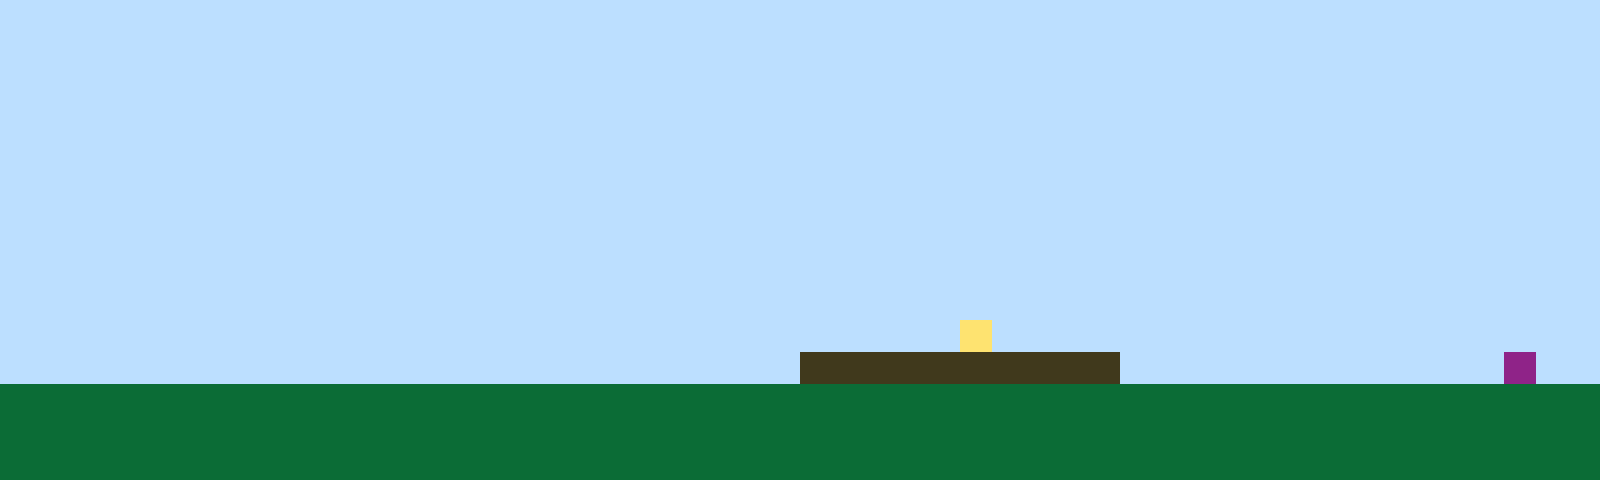

Below is a game level as drawn by its tile map, then a one-line description and the .tmx file that defines it, in full:
An orthogonal 50x15 tile map with 32x32 px tiles, 1 tile layer (Tile Layer 1).

<map version="1.10" tiledversion="1.11.2" orientation="orthogonal" renderorder="right-up" width="50" height="15" tilewidth="32" tileheight="32" infinite="0" nextlayerid="2" nextobjectid="1"><editorsettings><export target="map1.csv" format="csv" /></editorsettings><tileset firstgid="1" name="sprites" tilewidth="32" tileheight="32" tilecount="6" columns="3"><image source="sprites.png" width="96" height="64" /></tileset><layer id="1" name="Tile Layer 1" width="50" height="15"><data encoding="csv">1,1,1,1,1,1,1,1,1,1,1,1,1,1,1,1,1,1,1,1,1,1,1,1,1,1,1,1,1,1,1,1,1,1,1,1,1,1,1,1,1,1,1,1,1,1,1,1,1,1,1,1,1,1,1,1,1,1,1,1,1,1,1,1,1,1,1,1,1,1,1,1,1,1,1,1,1,1,1,1,1,1,1,1,1,1,1,1,1,1,1,1,1,1,1,1,1,1,1,1,1,1,1,1,1,1,1,1,1,1,1,1,1,1,1,1,1,1,1,1,1,1,1,1,1,1,1,1,1,1,1,1,1,1,1,1,1,1,1,1,1,1,1,1,1,1,1,1,1,1,1,1,1,1,1,1,1,1,1,1,1,1,1,1,1,1,1,1,1,1,1,1,1,1,1,1,1,1,1,1,1,1,1,1,1,1,1,1,1,1,1,1,1,1,1,1,1,1,1,1,1,1,1,1,1,1,1,1,1,1,1,1,1,1,1,1,1,1,1,1,1,1,1,1,1,1,1,1,1,1,1,1,1,1,1,1,1,1,1,1,1,1,1,1,1,1,1,1,1,1,1,1,1,1,1,1,1,1,1,1,1,1,1,1,1,1,1,1,1,1,1,1,1,1,1,1,1,1,1,1,1,1,1,1,1,1,1,1,1,1,1,1,1,1,1,1,1,1,1,1,1,1,1,1,1,1,1,1,1,1,1,1,1,1,1,1,1,1,1,1,1,1,1,1,1,1,1,1,1,1,1,1,1,1,1,1,1,1,1,1,1,1,1,1,1,1,1,1,1,1,1,1,1,1,1,1,1,1,1,1,1,1,1,1,1,1,1,1,1,1,1,1,1,1,1,1,1,1,1,1,1,1,1,1,1,1,1,1,1,1,1,1,1,1,1,1,1,1,1,1,1,1,1,1,1,1,1,1,1,1,1,1,1,1,1,1,1,1,1,1,1,1,1,1,1,1,1,1,1,1,1,1,1,1,1,1,1,1,1,1,1,1,1,1,1,1,1,1,1,1,1,1,1,1,1,1,1,1,1,1,1,1,1,1,1,1,1,1,1,1,1,1,1,1,1,1,1,1,1,1,1,1,1,1,1,1,1,1,1,1,1,1,1,1,1,1,1,1,1,1,1,1,1,1,1,1,1,1,1,1,1,1,1,1,1,1,1,1,1,1,1,1,1,1,1,1,1,1,1,1,4,1,1,1,1,1,1,1,1,1,1,1,1,1,1,1,1,1,1,1,1,1,1,1,1,1,1,1,1,1,1,1,1,1,1,1,1,1,1,1,1,1,1,1,1,3,3,3,3,3,3,3,3,3,3,1,1,1,1,1,1,1,1,1,1,1,1,6,1,1,2,2,2,2,2,2,2,2,2,2,2,2,2,2,2,2,2,2,2,2,2,2,2,2,2,2,2,2,2,2,2,2,2,2,2,2,2,2,2,2,2,2,2,2,2,2,2,2,2,2,2,2,2,2,2,2,2,2,2,2,2,2,2,2,2,2,2,2,2,2,2,2,2,2,2,2,2,2,2,2,2,2,2,2,2,2,2,2,2,2,2,2,2,2,2,2,2,2,2,2,2,2,2,2,2,2,2,2,2,2,2,2,2,2,2,2,2,2,2,2,2,2,2,2,2,2,2,2,2,2,2,2,2,2,2,2,2,2,2,2,2,2,2,2,2,2,2,2,2,2</data></layer></map>
